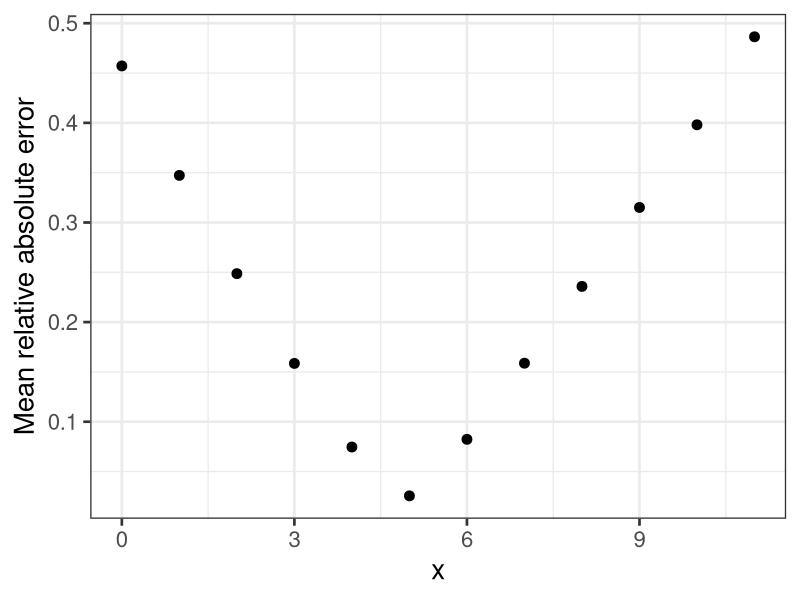

Write R code to recreate this figure.
## We'll assess how good MLE is at getting the right probabilities
library(tidyverse)

theta0 <- 5
n <- 20
Nrep <- 500

data.sets <- lapply(1:Nrep, function(i){
  rpois(n = n, lambda = theta0)
}) 

theta.emvs <- unlist(lapply(data.sets, mean))

x.u <- qpois(p = .99, lambda = theta0)
xs <- seq(0, x.u)
true.probs <- dpois(x = xs, lambda = theta0)

est.probs <- lapply(1:Nrep, function(i){
  res <- tibble::tibble(
    replicate = i,
    x = xs,
    est_prob = dpois(x = xs, lambda = theta.emvs[i]),
    true_prob = true.probs
  )
  return(res)
})

est.probs.df <- do.call(rbind, est.probs)

est.probs.df <- est.probs.df %>% mutate(rae = abs(est_prob - true_prob)/true_prob )

mean.probs <- aggregate(est_prob ~ x, est.probs.df, mean)
mrae.probs <- aggregate(rae ~ x, est.probs.df, mean)

( mrae.theta <- mean(abs(theta.emvs - theta0)/theta0)) 

ggplot(data = mrae.probs,
       aes(x = x, y = rae)) +
  geom_point(size = 3) +
  # geom_hline(yintercept = mrae.theta, linetype = "longdash") +
  scale_y_continuous("Mean relative absolute error") +
  theme_bw(base_size = 20)
